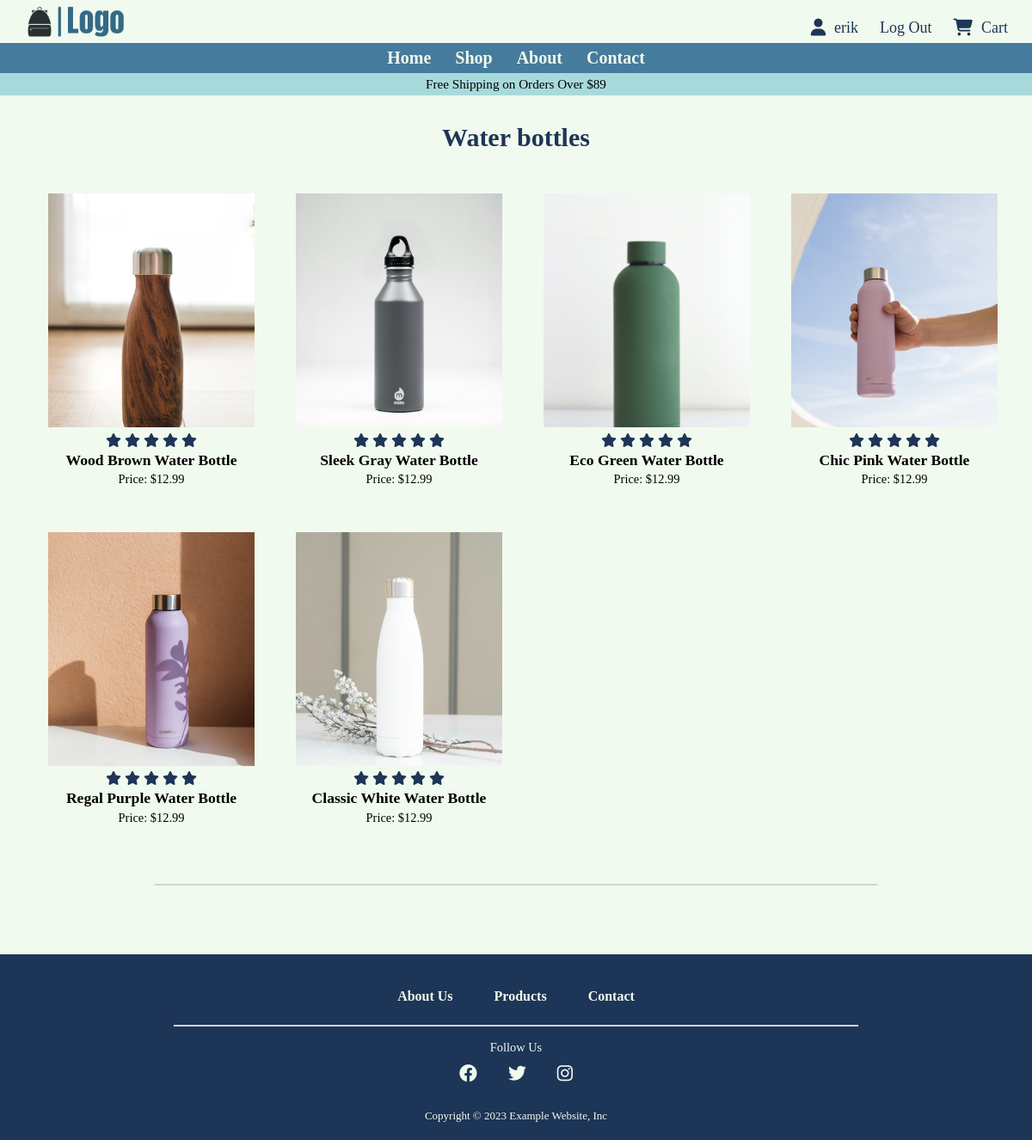
The app's page /products_list/water bottles (signed in) with its own data.
### tables this page shows
CREATE TABLE USER (
    id INTEGER PRIMARY KEY AUTOINCREMENT,
    username TEXT UNIQUE NOT NULL,
    password TEXT NOT NULL
);

CREATE TABLE products (
    id INTEGER PRIMARY KEY AUTOINCREMENT,
    name TEXT NOT NULL,
    category TEXT NOT NULL,
    description TEXT,
    price REAL NOT NULL,
    image_path TEXT
);

### flaskr/shop.py (the view)
@bp.route('/products_list/<category>')
@bp.route('/products_list/')
def list(category=None):
    with get_db() as db:
        if category:
            query = 'SELECT * FROM products WHERE category = ?'
            products = db.execute(query, (category,)).fetchall()
        else:
            query = 'SELECT * FROM products'
            products = db.execute(query).fetchall()
    return render_template('shop/products_list.html', products=products, category=category)

### flaskr/auth.py (called while the page is built)
@bp.before_app_request
def load_logged_in_user():
    user_id = session.get('user_id')
    if user_id is None:
        g.user = None
    else:
        g.user = get_db().execute(
            'SELECT * FROM user WHERE id = ?', (user_id,)
        ).fetchone()

### flaskr/db.py (called while the page is built)
def get_db():
    if 'db' not in g:
        g.db = sqlite3.connect(
            current_app.config['DATABASE'],
            detect_types=sqlite3.PARSE_DECLTYPES
        )
        g.db.row_factory = sqlite3.Row
    return g.db

### flaskr/templates/shop/products_list.html
{% extends "base.html" %}
{% block content %}
<section class="product-section">
    {% if category %}
    <h1>{{ category.capitalize() }}</h1>
    {% endif %}
    <ul class="product-container">
        {% for product in products %}
            <a href="{{ url_for('shop.product_detail', product_id=product['id']) }}">
                <li class="product">
                    <img src="{{ product['image_path'] }}">
                    <div class="product-rating">
                        <i class="fa-solid fa-star" style="color: #1d3557;"></i>
                        <i class="fa-solid fa-star" style="color: #1d3557;"></i>
                        <i class="fa-solid fa-star" style="color: #1d3557;"></i>
                        <i class="fa-solid fa-star" style="color: #1d3557;"></i>
                        <i class="fa-solid fa-star" style="color: #1d3557;"></i>
                    </div>
                    <p class="product-name">{{ product['name'] }}</p>
                    <p class="product-price">Price: ${{ product['price'] }}</p>
                </li>
            </a>
        {% endfor %}
    </ul>
</section>
<hr>
{% endblock %}

### flaskr/templates/base.html (shortened to what this page needs)
<!DOCTYPE html>
<html>
    <head>
        <link rel="stylesheet" href="..\static\styles\main.css"/>
        <link rel="stylesheet" href="https://cdnjs.cloudflare.com/ajax/libs/font-awesome/6.3.0/css/all.min.css">
    </head>
    <body>
        <div class="sticky">
            <div class="nav-bar">
                <div class="user-panel">
                    <a href="{{ url_for('index') }}">
                        <img src="../static/styles/images/logo.png" id="logo-image">
                    </a>
                    <ul class="user-container">
                        <i class="fa-solid fa-user user-icon"></i>
                    {% if g.user %}
                        <li class="user">{{ g.user['username'] }}</li>
                        <li class="user"><a href="{{ url_for('auth.logout') }}">Log Out</a></li>
                    {% else %}
                        <li class="user"><a href="{{ url_for('auth.login') }}">Log In/Sign Up</a></li>
                    {% endif %}
                    <a href="{{ url_for('auth.shopping_cart') }}">
                        <i class="fa-solid fa-cart-shopping user-icon"></i>
                    </a>
                    <li class="user"><a href="{{ url_for('auth.shopping_cart') }}">Cart</a></li>
                    </ul>
                </div>
                <nav>
                    <ul class="nav-container">
                        <li class="nav-item"><a href="{{ url_for('index') }}">Home</a></li>
                        <li class="nav-item"><a href="{{ url_for('shop.list', category=category) }}">Shop</a></li>
                        <li class="nav-item"><a href="{{ url_for('index') }}#About">About</a></li>
                        <li class="nav-item"><a href="{{ url_for('index') }}#Contact">Contact</a></li>
                    </ul>
                </nav>
            </div>
        </div>
            <div class="ad-container">
                <p class="ad">Free Shipping on Orders Over $89</p>
            </div>
        <main>
            {% block content %}{% endblock %}
        </main>
        <footer>
            <div class="footer-links-container">
                <h4><a href="{{ url_for('index') }}#About">About Us</a></h4>
                <h4><a href="{{ url_for('shop.list', category=category) }}">Products</a></h4>
                <h4><a href="{{ url_for('index') }}#Contact">Contact</a></h4>
            </div>
            <hr class="footer-hr-line">
            <p>Follow Us</p>
            <div class="social-media-icons-container">
                <i class="fa-brands fa-facebook" style="color: #f1faee;"></i>
                <i class="fa-brands fa-twitter" style="color: #f1faee;"></i>
                <i class="fa-brands fa-instagram" style="color: #f1faee;"></i>
            </div>
            <p class="copyright">Copyright © 2023 Example Website, Inc</p>
        </footer>
    </body>
</html>

### flaskr/static/styles/main.css (style rules this page uses)
* { background-color: rgb(241, 250, 238); margin: 0px; padding: 0px; box-sizing: border-box; }
*::after, *::before { box-sizing: border-box; }
html { margin: 0px; padding: 0px; width: 100%; scroll-behavior: smooth; overflow-x: clip; }
body { width: 100%; overflow-x: clip; }
section { scroll-margin-top: calc(2.2rem + 50px); }
.user-panel { display: flex; justify-content: space-between; background-color: rgb(241, 250, 238); width: 100%; height: 50px; position: sticky; }
#logo-image { background-color: rgb(241, 250, 238); height: 50px; width: 175px; object-fit: contain; cursor: pointer; }
.user-container { display: flex; font-size: clamp(1.125rem, 1.0815rem + 0.2174vw, 1.25rem); background-color: transparent; justify-content: space-around; padding-top: 17px; margin-right: 0.5rem; }
.user-icon, .user { padding: 5px; background-color: inherit; color: rgb(29, 53, 87); cursor: pointer; }
.user { margin-right: 15px; font-size: 18px; list-style: none; }
.nav-bar { position: sticky; top: -1px; z-index: 50; }
.nav-container { background-color: rgb(69, 123, 157); display: inline-grid; grid-template-columns: repeat(4,fit-content(300px)); grid-template-rows: 100%; width: 100%; height: 2.2rem; align-content: center; justify-content: center; }
.nav-item { display: flex; justify-content: center; align-items: center; background-color: inherit; color: rgb(241, 250, 238); list-style: none; font-size: 20px; padding: 0px 14px; font-weight: bold; }
.sticky { position: sticky; top: 0; z-index: 50; }
a:link { color: inherit; }
a { text-decoration: none; background-color: inherit; }
.ad { background-color: rgb(168, 218, 220); font-size: clamp(0.8856rem, 0.8632rem + 0.112vw, 0.95rem); padding: 4px; text-align: center; }
.product-section > h1 { font-size: clamp(25px, 2.5vw, 50px); text-align: center; margin: 2rem 0 1rem; color: rgb(29, 53, 87); }
.product-container { display: grid; grid-template-columns: repeat(auto-fill, calc(15em + 1rem)); row-gap: 1rem; column-gap: 2rem; padding: 1rem; justify-content: center; }
.product { margin: 1rem; width: fit-content; height: fit-content; display: flex; flex-direction: column; justify-content: flex-start; align-items: center; cursor: pointer; }
.product > img { width: 15em; height: 17em; margin: 0 0 0.4rem; object-fit: cover; object-position: center; }
.product-name { font-weight: bold; font-size: 1.1rem; margin: 0.2rem 0; }
.product-price { font-weight: 200; font-size: 0.9rem; margin-bottom: 0.3rem; }
hr { margin: 2rem auto 5rem; background-color:lightgray; color:lightgray; height: 0.1rem; width: 70%; text-align: center; border-style: solid; }
footer { background-color: rgb(29, 53, 87); padding: 2rem 2rem 1rem; text-align: center; }
.footer-links-container { background-color: inherit; display: flex; flex-wrap: wrap; justify-content: center; margin: auto; }
.footer-links-container > h4 { background-color: inherit; color: rgb(241, 250, 238); padding: 0.5rem 1rem; margin: 0 0.5rem; }
.footer-hr-line { margin: 1rem auto; background-color:lightgray; color:rgba(211, 211, 211, 0.253); height: 1px; width: 70%; text-align: center; border-style: solid; }
footer > p { background-color: inherit; color: rgb(241, 250, 238); padding-bottom: 0.3rem; font-size: 0.9rem; }
.social-media-icons-container { background-color: inherit }
.social-media-icons-container > i { background-color: inherit; padding: 0.4rem 1rem; font-size: 1.3rem; cursor: pointer; }
.copyright { font-size: small; margin-top: 1.5rem; }

### records on screen
USER: user.username "erik"
products: image_path (picture), name "Wood Brown Water Bottle", price "12.99"
products: image_path (picture), name "Sleek Gray Water Bottle", price "12.99"
products: image_path (picture), name "Eco Green Water Bottle", price "12.99"
products: image_path (picture), name "Chic Pink Water Bottle", price "12.99"
products: image_path (picture), name "Regal Purple Water Bottle", price "12.99"
products: image_path (picture), name "Classic White Water Bottle", price "12.99"

### other values on screen
{{ category.capitalize() }} "Water bottles"
